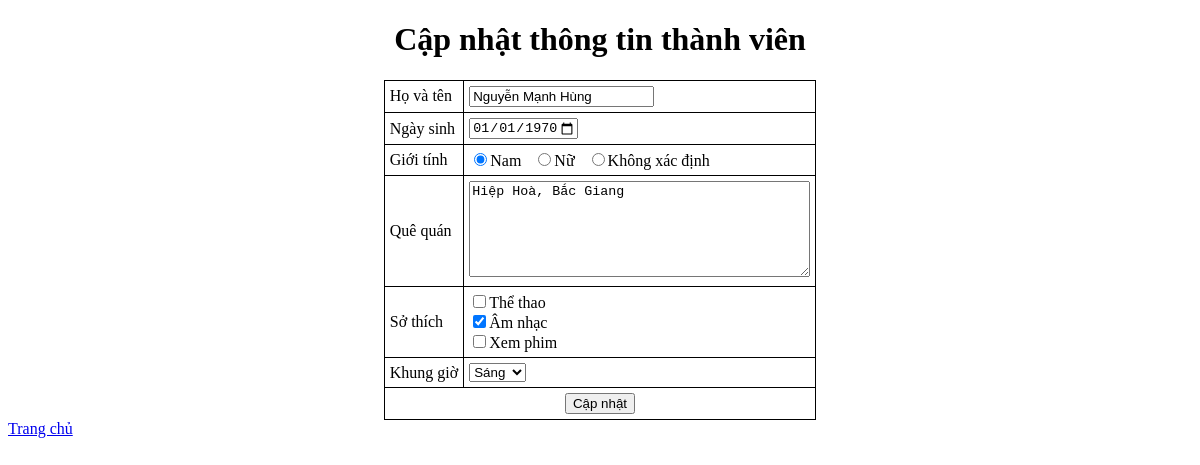
The app's page /?action=edit&id=1 with its own data.
### tables this page shows
CREATE TABLE `members` (
  `member_id` int(5) NOT NULL,
  `member_name` varchar(500) DEFAULT NULL,
  `member_dob` varchar(15) DEFAULT NULL,
  `member_sex` int(1) NOT NULL DEFAULT 0,
  `member_nativeLand` varchar(500) DEFAULT NULL,
  `member_hobby` varchar(3) DEFAULT NULL,
  `member_time` int(1) NOT NULL DEFAULT 0
);

### lecongminh_Connect.php (called while the page is built, shortened)
<?php
class Connect
{
    private $host = 'localhost';
    private $user = 'root';
    private $pass = '';
    private $database = 'lecongminh';
    public function connectDB()
    {
        $connect = mysqli_connect($this->host, $this->user, $this->pass, $this->database);
        mysqli_set_charset($connect, 'utf8');
        return $connect;
    }
    public function excuteQuery($sql)
    {
        $connect = $this->connectDB();
        $result = mysqli_query($connect, $sql);
        return $result;
    }
}

### lecongminh_edit.php (the view, shortened to what this page needs)
<?php
$id = $_GET['id'];
$sql = "select * from `lecongminh`.`members` where member_id = " . $id;
$result = (new Connect())->excuteQuery($sql);
$member = mysqli_fetch_array($result);
?>
<div class="container">
    <h1>Cập nhật thông tin thành viên</h1>
    <form action="?action=update" method="post">
        <table class="noborder">
            <tr>
                <td>Họ và tên</td>
                <td><input type="text" name="member_name" required value="<?php echo $member["member_name"]; ?>"></td>
            </tr>
            <tr>
                <td>Ngày sinh</td>
                <td><input type="date" max="<?php echo date("Y-m-d"); ?>" name="member_dob" required value="<?php echo date('Y-m-d', strtotime($member["member_dob"])); ?>"></td>
            </tr>
            <tr>
                <td>Giới tính</td>
                <td>
                    <input type="radio" name="member_sex" id="member_sex" value="0" <?php if ($member["member_sex"] == 0) echo "checked"; ?>>Nam &nbsp;
                    <input type="radio" name="member_sex" id="member_sex" value="1" <?php if ($member["member_sex"] == 1) echo "checked"; ?>>Nữ &nbsp;
                    <input type="radio" name="member_sex" id="member_sex" value="2" <?php if ($member["member_sex"] == 2) echo "checked"; ?>>Không xác định &nbsp;
                </td>
            </tr>
            <tr>
                <td>Quê quán</td>
                <td><textarea rows="6" cols="40" type="text" name="member_nativeLand" required><?php echo $member["member_nativeLand"]; ?></textarea></td>
            </tr>
            <tr>
                <td>Sở thích</td>
                <td>
                    <input type="checkbox" name="member_hobby[]" id="member_hobby" value="0" <?php if (str_contains($member["member_hobby"], "0")) echo "checked"; ?>>Thể thao <br>
                    <input type="checkbox" name="member_hobby[]" id="member_hobby" value="1" <?php if (str_contains($member["member_hobby"], "1")) echo "checked"; ?>>Âm nhạc <br>
                    <input type="checkbox" name="member_hobby[]" id="member_hobby" value="2" <?php if (str_contains($member["member_hobby"], "2")) echo "checked"; ?>>Xem phim <br>
                </td>
            </tr>
            <tr>
                <td>Khung giờ</td>
                <td>
                    <select name="member_time" id="member_time" require>
                        <option value="0" <?php if ($member["member_time"] == 0) echo "selected"; ?>>Sáng</option>
                    </select>
                </td>
            </tr>
            <tr>
                <td colspan="2" class="btn"><button type="submit">Cập nhật</button></td>
            </tr>
        </table>
    </form>
</div>
<a href="index.php">Trang chủ</a>

### lecongminh_main.css (style rules this page uses)
table,tr, td, th { border-collapse: collapse; border: 1px solid black; }
td.btn { text-align: center; }
.container { width: 100wh; margin-top: 20px; }
table { margin: 0 auto; }
h1 { text-align: center; }
td { padding: 5px; }

### records on screen
members: member_name "Nguyễn Mạnh Hùng", member_dob "01/01/1970", member_sex "☑", member_nativeLand "Hiệp Hoà, Bắc Giang", member_hobby "☑", member_time "Sáng"
